Frame 1 (no input): blank canvas, image omitted
Frame 60 (no input): blank canvas, image omitted
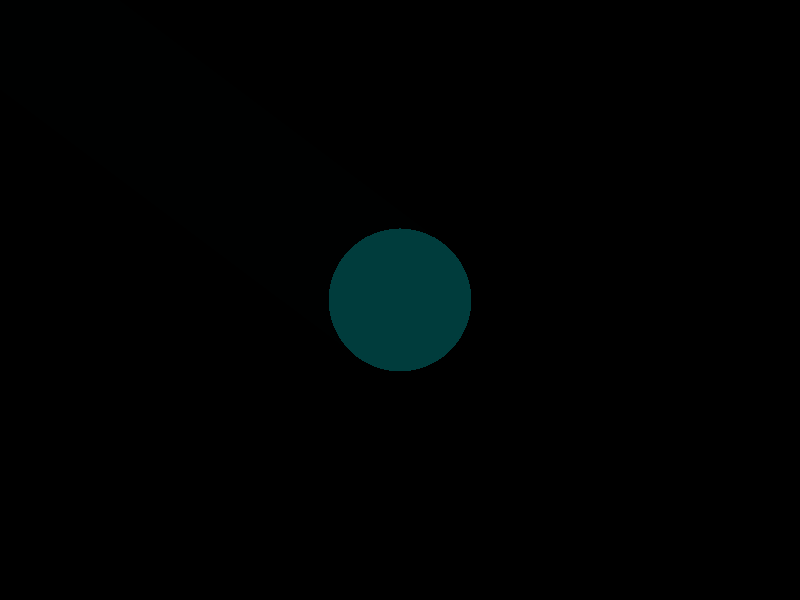
Frame 120 (the mouse pressed at the canvas centre since frame 60)

The p5.js sketch whose frames 1 and 60 were blank and that drew this single picture after the mouse press (run headless with seeded random() and noise() and a simulated clock; from frame 60 on, the mouse is pressed at the canvas centre):

// p5.js sketch
// ── sketch.js
function setup() {
	createCanvas(displayWidth, displayHeight);
	background(0);
	strokeWeight(144);
	colorMode(HSB, 360);
}

function draw() {
  if (mouseIsPressed) {
	stroke(map(mouseY, 0, height, 358, 46), map(mouseX, 0, width, 41, 352), 360, 2);
    line(mouseX, mouseY, pmouseX, pmouseY);
  }
}

// ── _index.html
<!DOCTYPE html>
<html>
	<head>
		<meta charset="utf-8">
		<meta name="viewport" content="width=device-width, initial-scale=1.0">
		<style> body {padding: 0; margin: 0;} </style>
		<script src="libraries/p5.js"></script>
		<script src="libraries/p5.dom.js"></script>
		<script src="sketch.js"></script>

	</head>

<body>

<title>Test Website</title>



</body>
</html>
